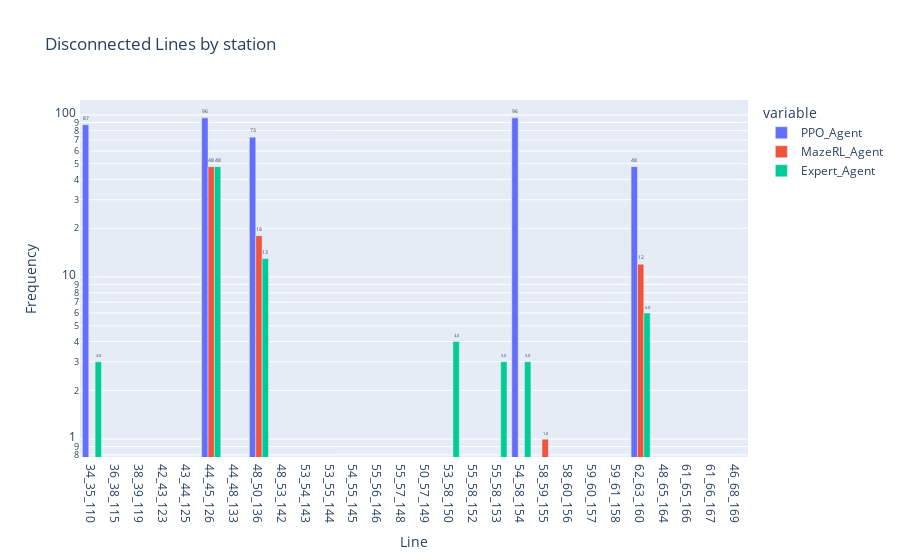

Source (notebook cell):
### Markdown cell above
#### 1.2 Disconnected lines

### Code cell
aa.plot_lines_impact_multi_agent(agents.agents_data, disconnected=True, title = "Disconnected lines")

### Figure 1 — Plotly figure (JSON) as saved in the notebook; plotly's stock layout.template omitted (floating-point values rounded to 4 significant figures)
{"data": [{"alignmentgroup": "True", "hovertemplate": "variable=PPO_Agent<br>Line=%{x}<br>Frequency=%{y}<extra></extra>", "legendgroup": "PPO_Agent", "marker": {"color": "#636efa", "pattern": {"shape": ""}}, "name": "PPO_Agent", "offsetgroup": "wide_variable_0", "orientation": "v", "showlegend": true, "textposition": "outside", "texttemplate": "%{y:.2s}", "x": ["34_35_110", "36_38_115", "38_39_119", "42_43_123", "43_44_125", "44_45_126", "44_48_133", "48_50_136", "48_53_142", "53_54_143", "53_55_144", "54_55_145", "55_56_146", "55_57_148", "50_57_149", "53_58_150", "55_58_152", "55_58_153", "54_58_154", "58_59_155", "58_60_156", "59_60_157", "59_61_158", "62_63_160", "48_65_164", "61_65_166", "61_66_167", "46_68_169"], "xaxis": "x", "y": [87.0, 0.0, 0.0, 0.0, 0.0, 96.0, 0.0, 73.0, 0.0, 0.0, 0.0, 0.0, 0.0, 0.0, 0.0, 0.0, 0.0, 0.0, 96.0, 0.0, 0.0, 0.0, 0.0, 48.0, 0.0, 0.0, 0.0, 0.0], "yaxis": "y", "type": "bar", "textfont": {"size": 12}, "cliponaxis": false, "textangle": 0}, {"alignmentgroup": "True", "hovertemplate": "variable=MazeRL_Agent<br>Line=%{x}<br>Frequency=%{y}<extra></extra>", "legendgroup": "MazeRL_Agent", "marker": {"color": "#EF553B", "pattern": {"shape": ""}}, "name": "MazeRL_Agent", "offsetgroup": "wide_variable_1", "orientation": "v", "showlegend": true, "textposition": "outside", "texttemplate": "%{y:.2s}", "x": ["34_35_110", "36_38_115", "38_39_119", "42_43_123", "43_44_125", "44_45_126", "44_48_133", "48_50_136", "48_53_142", "53_54_143", "53_55_144", "54_55_145", "55_56_146", "55_57_148", "50_57_149", "53_58_150", "55_58_152", "55_58_153", "54_58_154", "58_59_155", "58_60_156", "59_60_157", "59_61_158", "62_63_160", "48_65_164", "61_65_166", "61_66_167", "46_68_169"], "xaxis": "x", "y": [null, null, null, 0.0, 0.0, 48.0, 0.0, 18.0, null, null, null, null, 0.0, 0.0, null, null, 0.0, 0.0, 0.0, 1.0, 0.0, null, null, 12.0, null, 0.0, 0.0, null], "yaxis": "y", "type": "bar", "textfont": {"size": 12}, "cliponaxis": false, "textangle": 0}, {"alignmentgroup": "True", "hovertemplate": "variable=Expert_Agent<br>Line=%{x}<br>Frequency=%{y}<extra></extra>", "legendgroup": "Expert_Agent", "marker": {"color": "#00cc96", "pattern": {"shape": ""}}, "name": "Expert_Agent", "offsetgroup": "wide_variable_2", "orientation": "v", "showlegend": true, "textposition": "outside", "texttemplate": "%{y:.2s}", "x": ["34_35_110", "36_38_115", "38_39_119", "42_43_123", "43_44_125", "44_45_126", "44_48_133", "48_50_136", "48_53_142", "53_54_143", "53_55_144", "54_55_145", "55_56_146", "55_57_148", "50_57_149", "53_58_150", "55_58_152", "55_58_153", "54_58_154", "58_59_155", "58_60_156", "59_60_157", "59_61_158", "62_63_160", "48_65_164", "61_65_166", "61_66_167", "46_68_169"], "xaxis": "x", "y": [3.0, 0.0, null, 0.0, 0.0, 48.0, 0.0, 13.0, 0.0, null, null, null, 0.0, null, null, 4.0, 0.0, 3.0, 3.0, 0.0, 0.0, 0.0, 0.0, 6.0, null, 0.0, 0.0, null], "yaxis": "y", "type": "bar", "textfont": {"size": 12}, "cliponaxis": false, "textangle": 0}], "layout": {"xaxis": {"anchor": "y", "domain": [0.0, 1.0], "title": {"text": "Line"}}, "yaxis": {"anchor": "x", "domain": [0.0, 1.0], "title": {"text": "Frequency"}, "type": "log"}, "legend": {"title": {"text": "variable"}, "tracegroupgap": 0}, "title": {"text": "Disconnected Lines by station"}, "barmode": "group"}}
